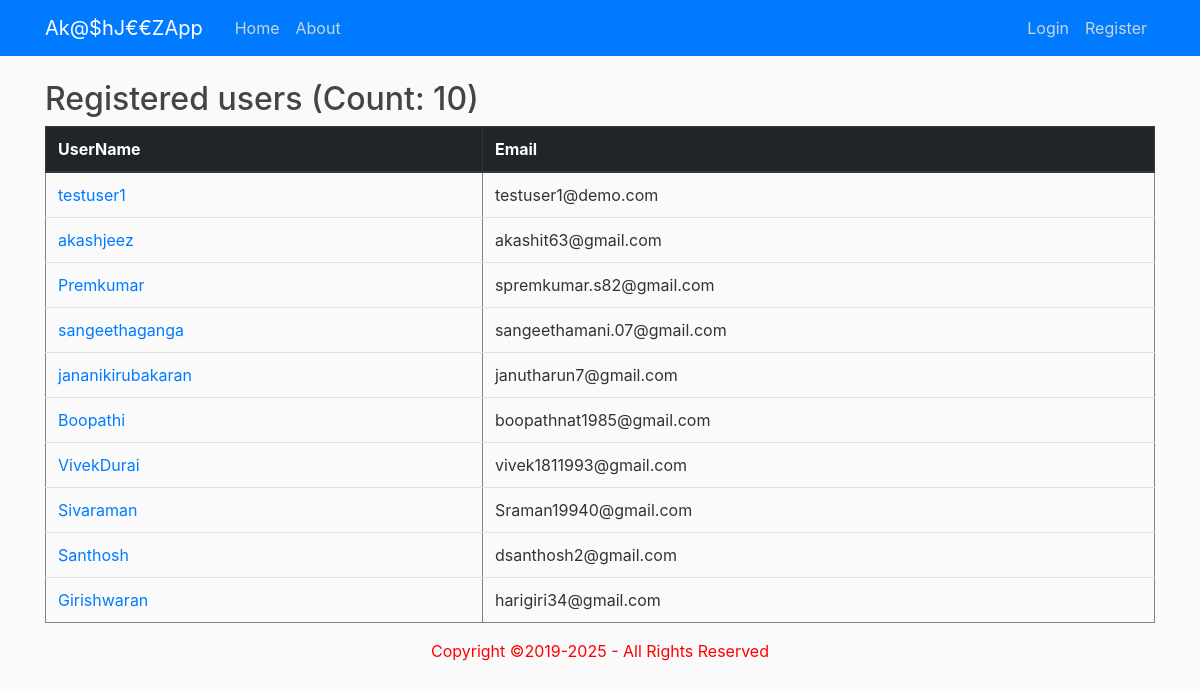
Screenshot of /users with the database file from the repository.
### flaskapp.py (models this page shows, shortened)
class User(db.Model, UserMixin):
	id = db.Column(db.Integer, primary_key=True)
	username = db.Column(db.String(20), unique=True, nullable=False)
	email = db.Column(db.String(50), unique=True, nullable=False)
	image_file = db.Column(db.String(20), nullable=False, default='default.jpg')
	password = db.Column(db.String(60), nullable=False)
	posts = db.relationship('Post', backref='author', lazy=True)

### flaskapp.py (the view)
@app.route('/users')
def users():
	users = User.query.all()
	users_count = User.query.count()
	return render_template('users.html', title = 'Users', users = users, users_count = users_count)

### templates/users.html
{% extends 'layout.html' %}
{% block content %}
	<h2> Registered users (Count: {{ users_count }}) </h2>
	<table class="table table-hover" border=1>
		<thead class="thead-dark">
			<tr>
				<th scope="col"> UserName </th>
				<th scope="col"> Email </th>
			</tr>
		</thead>
		<tbody>
			{% for user in users %}
				<tr>
					<td> <a class="mr-2" href="http://akashjeezpython.pythonanywhere.com/user/{{user.username}}"> {{ user.username }} </a> </td>
					<td> {{ user.email }} </td>
				</tr>
			{% endfor %}
    	</tbody>
    </table>
{% endblock %}

### static/main.css (style rules this page uses)
body { background: #fafafa; color: #333333; margin-top: 5rem; }
h1, h2, h3, h4, h5, h6 { color: #444444; }

### rows the page displays
User: username "testuser1", email "testuser1@demo.com"
User: username "akashjeez", email "akashit63@gmail.com"
User: username "Premkumar", email "spremkumar.s82@gmail.com"
User: username "sangeethaganga", email "sangeethamani.07@gmail.com"
User: username "jananikirubakaran", email "janutharun7@gmail.com"
User: username "Boopathi", email "boopathnat1985@gmail.com"
User: username "VivekDurai", email "vivek1811993@gmail.com"
User: username "Sivaraman", email "Sraman19940@gmail.com"
User: username "Santhosh", email "dsanthosh2@gmail.com"
User: username "Girishwaran", email "harigiri34@gmail.com"

### other values shown
{{ users_count }} "10"
